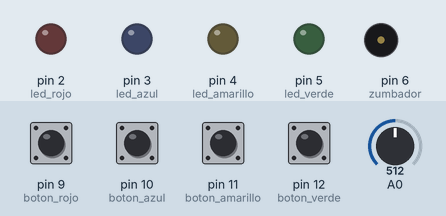
The sketch below on a simulated Arduino Uno, built with avr-gcc and run on an emulated ATmega328P. Shown: output pins drawn as LEDs (lit = HIGH), buzzer (waves = sounding). Inputs (shaded band) come from the test bench; at power-on: pin 9 (boton_rojo), pin 10 (boton_azul), pin 11 (boton_amarillo), pin 12 (boton_verde) HIGH, A0 = 512. Random numbers use the default seed unless the sketch sets one.

Above: at 3.8 s.
5.0 s: pin 9 (boton_rojo) pulled LOW for 1 s
At 5.57 s:
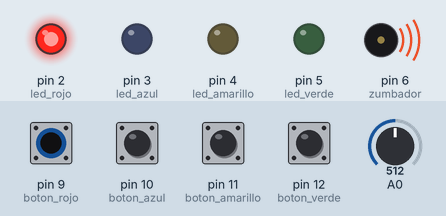
8.8 s: pin 10 (boton_azul) pulled LOW for 0.15 s
At 10.0 s:
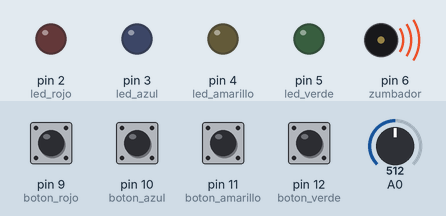
At 16.8 s:
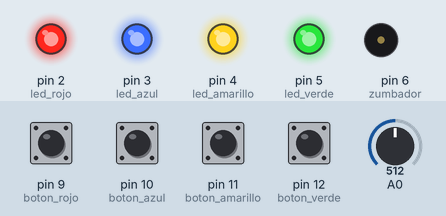
Timing chart, 0 to 18.0 s (numbered marks = the images above; inputs shaded):
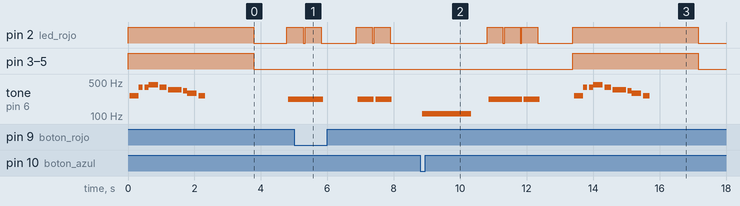

The sketch:

simon.ino
```cpp
//Sketch del juego "Simon Dice"
 //Visitanos en www.minitronica.com


 // Declaramos los pins de salida para los LED
  const int led_rojo = 2;
  const int led_azul = 3;
  const int led_amarillo = 4;
  const int led_verde = 5;

 // Declaramos el pin para el zumbador piezoelectrico
  const int zumbador = 6;

 // Declaramos los pins de salida para los botones
  const int boton_rojo = 9;
  const int boton_azul = 10;
  const int boton_amarillo = 11;
  const int boton_verde = 12;

 // Declaramos alguna variables
  long sequence[20];             // Array que alberga la secuencia
  int contador = 0;              // Contador
  long input = 5;                // Indicador de boton pulsado
  int wait = 500;                // Retraso segun la secuencia se incrementa
  int puntuacion_maxima = 20;    // Puntuación máxima donde acaba el juego

 // Declaramos algunas variables para los efectos musicales
  int length = 15;                  // Numero de notas de la melodia
  char notes[] = "ccggaagffeeddc "; // Notas de la melodia (cada letra es una nota distinta)
  int beats[] = { 1, 1, 1, 1, 1, 1, 2, 1, 1, 1, 1, 1, 1, 2, 4 };  // Duracion de cada tono en un array
  int tempo = 100;  //Tempo de la melodia


  void setup() {
 // Configuramos los pines de los leds y del zumbador como salidas
  pinMode(led_rojo, OUTPUT);
  pinMode(led_verde, OUTPUT);
  pinMode(led_amarillo, OUTPUT);
  pinMode(led_azul, OUTPUT);
  pinMode(zumbador, OUTPUT);

 // Configuramos los pines de los botones como entradas
  pinMode(boton_rojo, INPUT);
  pinMode(boton_verde, INPUT);
  pinMode(boton_amarillo, INPUT);
  pinMode(boton_azul, INPUT);

 // Iniciamos las resistencias PullUp internas para los botones
  digitalWrite(boton_rojo, HIGH);
  digitalWrite(boton_verde, HIGH);
  digitalWrite(boton_amarillo, HIGH);
  digitalWrite(boton_azul, HIGH);

  // Hacemos que suene la melodia al arrancar el Arduino
  felicitacion();
  }


  void loop() {
  mostrar_secuencia();  // Reproduce la sequencia
  leer_secuencia();     // Lee la sequencia
  delay(1000);          // Espera 1 segundo
  }


 // Funcion para definir las notas y sus frecuencias
  void playNote(char note, int duration) {
  char names[] = { 'c', 'd', 'e', 'f', 'g', 'a', 'b', 'C' };
  int tones[] = { 1915, 1700, 1519, 1432, 1275, 1136, 1014, 956 };

  for (int i = 0; i < 8; i++) {
     if (names[i] == note) {
       playtone(tones[i], duration);
     }
  }
  }


 // Funcion para definir las notas segun la duración y el tono
  void playtone(int tone, int duration) {
    for (long i = 0; i < duration * 1000L; i += tone *2) {
      digitalWrite(zumbador, HIGH);
      delayMicroseconds(tone);
      digitalWrite(zumbador, LOW);
      delayMicroseconds(tone);
    }
  }


 // Funciones para encender los leds y reproducir el tono correspondiente
  void flash_rojo() {
  digitalWrite(led_rojo, HIGH);
  playtone(2273,wait);
  digitalWrite(led_rojo, LOW);
  }

  void flash_azul() {
  digitalWrite(led_azul, HIGH);
  playtone(1700,wait);
  digitalWrite(led_azul, LOW);
  }

  void flash_amarillo() {
  digitalWrite(led_amarillo, HIGH);
  playtone(1275,wait);
  digitalWrite(led_amarillo, LOW);
  }

  void flash_verde() {
  digitalWrite(led_verde, HIGH);
  playtone(1136,wait);
  digitalWrite(led_verde, LOW);
  }


 // Funcion para mostrar que botón se tenia que pulsar en caso de error del jugador
  void mostrar_boton_correcto(long led) {
    switch (led) {
        case 0:
          flash_rojo();
          break;
        case 1:
          flash_verde();
          break;
        case 2:
          flash_amarillo();
          break;
        case 3:
          flash_azul();
          break;
      }
      delay(50);
  }


 // Función que reproduce la canción al arrancar el arduino y para el juego cuando se llega a la puntuacion maxima
  void felicitacion() {
  digitalWrite(led_rojo, HIGH);
  digitalWrite(led_verde, HIGH);
  digitalWrite(led_amarillo, HIGH);
  digitalWrite(led_azul, HIGH);

  for (int i = 0; i < length; i++) {
   if (notes[i] == ' ') {
     delay(beats[i] * tempo); // rest
   } else {
     playNote(notes[i], beats[i] * tempo);
   }
   delay(tempo / 2);
  }

  delay(1000);
  digitalWrite(led_rojo, LOW);
  digitalWrite(led_verde, LOW);
  digitalWrite(led_amarillo, LOW);
  digitalWrite(led_azul, LOW);
  resetcontador();
  }

 // Reseteamos contadores
  void resetcontador() {
  contador = 0;
  wait = 500;
  }


 // Funcion para crear y reproducir los patrones
  void mostrar_secuencia() {

 // Con esto hacemos que la función Random sea aun mas aleatoria
  randomSeed(analogRead(8));

  sequence[contador] = random(4);
    for (int i = 0; i < contador; i++) {
      mostrar_boton_correcto(sequence[i]);
    }
  wait = 500 - (contador * 15);
  contador++;
  }


  // Funcion para leer los botones que pulsa el jugador
 void leer_secuencia() {
   for (int i=1; i < contador; i++) {
      while (input==5){
        if (digitalRead(boton_rojo) == LOW) {
          input = 0;
        }
        if (digitalRead(boton_verde) == LOW) {
          input = 1;
        }
        if (digitalRead(boton_amarillo) == LOW) {
          input = 2;
        }
        if (digitalRead(boton_azul) == LOW) {
          input = 3;
        }
      }

  if (sequence[i-1] == input) {
        mostrar_boton_correcto(input);
        if (i == puntuacion_maxima) {
          felicitacion();
        }
      }
        else {
          playtone(4545,1500);
          delay(500);
          mostrar_boton_correcto(sequence[i-1]);
          mostrar_boton_correcto(sequence[i-1]);
          mostrar_boton_correcto(sequence[i-1]);
          delay(1000);
          felicitacion();
          resetcontador();
      }
    input = 5;
    }
  }
```

Measured:
- after the input at 8.8 s, pin 3 (led_azul), pin 4 (led_amarillo), pin 5 (led_verde): LOW → HIGH after 4.6 s, → LOW 3.8 s later; tone on pin 6 (zumbador): plays 110 Hz for 1.5 s, 220 Hz for 1.0 s, 220 Hz for 0.48 s, 260 Hz for 0.28 s, 391 Hz for 0.12 s, 391 Hz for 0.12 s … (12 notes in this stretch), starting after 0.06 s
